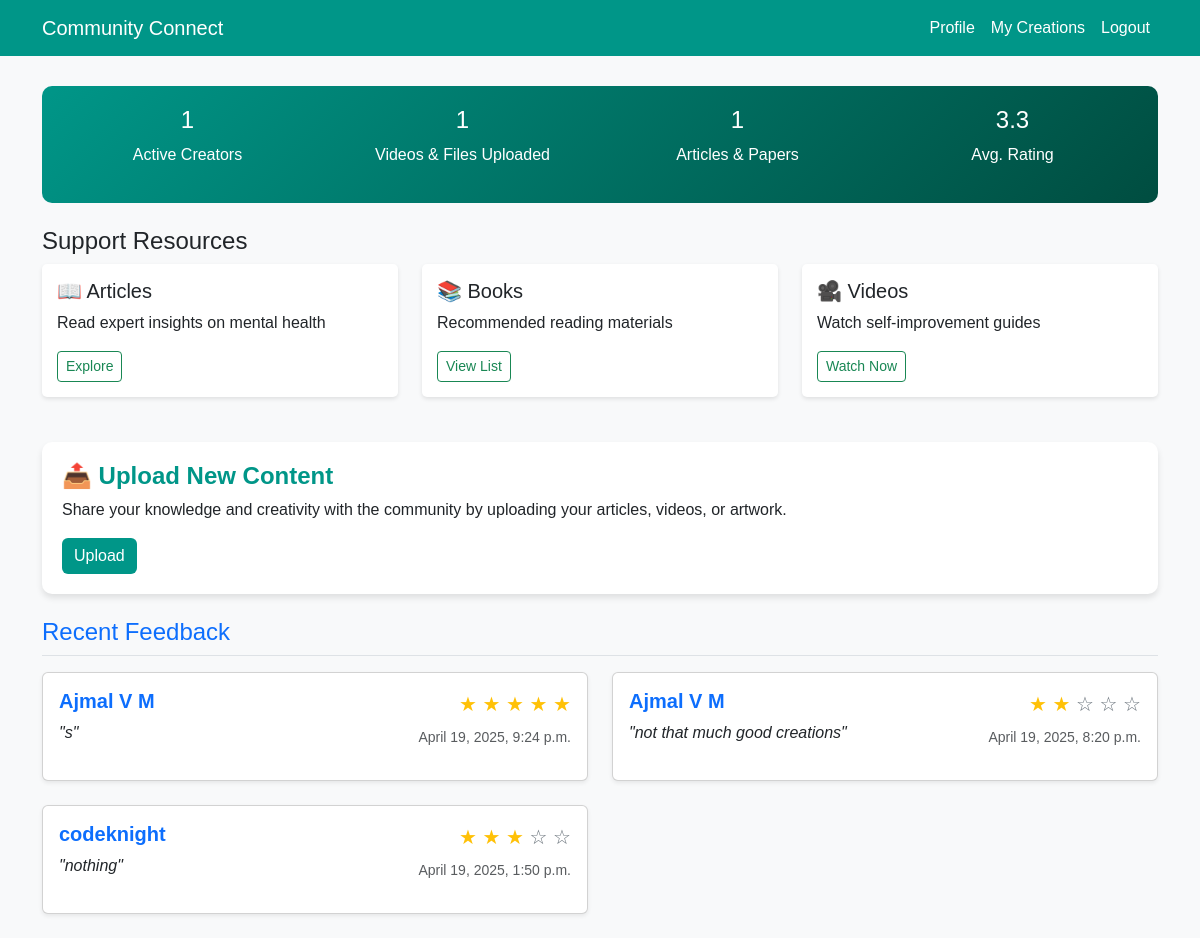
/creators/ (signed in), run on the app's committed database.
### com/models.py (models this page shows, shortened)
class Feedback(models.Model):
    description=models.TextField(max_length=50)
    rating=models.IntegerField()
    usser=models.ForeignKey(Reg,on_delete=models.CASCADE,null=True,blank=True)
    choice=models.CharField(max_length=50,null=True,blank=True)
    created_at= models.DateTimeField(auto_now=True)

class Reg(models.Model):
    name=models.CharField(max_length=30)
    email=models.EmailField(max_length=50,unique=True)
    passw=models.CharField(max_length=50)
    contact=models.CharField(max_length=10)
    age=models.CharField(max_length=5)
    location=models.CharField(max_length=50,default='India')
    image = models.ImageField(upload_to='images/', null=True, blank=True)
    genderchoice=(
        ('male','MALE'),
        ('female','FEMALE'),
        ('others','OTHERS')
    )
    gender=models.CharField(max_length=10,choices=genderchoice,null=True,blank=True)
    bloodgroupchoice=(
        ('A+','A+'),
        ('A-','A-'),
        ('B+','B+'),
        ('B-','B-'),
        ('AB+','AB+'),
        ('AB-','AB-'),
        ('O+','O+'),
        ('O-','O-'),
    )
    bloodgroup=models.CharField(max_length=5,choices=bloodgroupchoice,null=True,blank=True)

### com/views.py (the view)
# urls.py: path('creators/', views.creators, name='creators'),
def creators(request):
    if 'email' not in request.session:
        return redirect('modlogin')
    active_creators = Mod.objects.filter(
        category='creators and sharers',
        approval_status=True
    ).count()
    video_file_count = CreativeContent.objects.filter(
        content_type__in=['video', 'file', 'other']
    ).count()
    text_based_count = CreativeContent.objects.filter(
        content_type__in=['thought', 'research', 'article']
    ).count()
    feedback = Feedback.objects.filter(choice='creators and sharers').order_by('-created_at')[:5]
    average_rating = Feedback.objects.filter(choice='creators and sharers').aggregate(Avg('rating'))['rating__avg']
    average_rating = round(average_rating, 1) if average_rating is not None else "N/A"
    return render(request, 'creators.html', {
        'active_creators': active_creators,
        'video_file_count': video_file_count,
        'text_based_count': text_based_count,
        'feedback': feedback,
        'feedbackc': average_rating
    })

### com/templates/creators.html (shortened to what this page needs)
{% load static %}
<!DOCTYPE html>
<html lang="en">
<head>
    <link rel="stylesheet" href="https://cdn.jsdelivr.net/npm/bootstrap@5.3.0/dist/css/bootstrap.min.css">
</head>
<body>
    <nav class="navbar navbar-expand-lg">
        <div class="container">
            <a class="navbar-brand" href="#">Community Connect</a>
            <ul class="navbar-nav ms-auto">
                <li class="nav-item"><a class="nav-link" href="/modprofile/">Profile</a></li>
                <li class="nav-item"><a class="nav-link" href="/creator_view/">My Creations</a></li>
                <li class="nav-item"><a class="nav-link btn btn-danger text-white" href="/logout/">Logout</a></li>
            </ul>
        </div>
    </nav>
    <div class="container dashboard-container">
        <div class="quick-stats text-center">
            <div class="row">
                <div class="col-md-3">
                    <h4>{{ active_creators }}</h4>
                    <p>Active Creators</p>
                </div>
                <div class="col-md-3">
                    <h4>{{ video_file_count }}</h4>
                    <p>Videos & Files Uploaded</p>
                </div>
                <div class="col-md-3">
                    <h4>{{ text_based_count }}</h4>
                    <p>Articles & Papers</p>
                </div>
                <div class="col-md-3">
                    <h4>{{ feedbackc|floatformat:1 }}</h4>
                    <p>Avg. Rating</p>
                </div>
            </div>
        </div>
        <h4 class="mt-4">Support Resources</h4>
        <div class="row">
            <div class="col-md-4">
                <div class="resource-item">
                    <h5>📖 Articles</h5>
                    <p>Read expert insights on mental health</p>
                    <a href="/article/" class="btn btn-sm btn-outline-success">Explore</a>
                </div>
            </div>
            <div class="col-md-4">
                <div class="resource-item">
                    <h5>📚 Books</h5>
                    <p>Recommended reading materials</p>
                    <a href="/book/" class="btn btn-sm btn-outline-success">View List</a>
                </div>
            </div>
            <div class="col-md-4">
                <div class="resource-item">
                    <h5>🎥 Videos</h5>
                    <p>Watch self-improvement guides</p>
                    <a href="/video/" class="btn btn-sm btn-outline-success">Watch Now</a>
                </div>
            </div>
        </div>
        <div class="upload-section">
            <h4>📤 Upload New Content</h4>
            <p>Share your knowledge and creativity with the community by uploading your articles, videos, or artwork.</p>
            <form action="{% url 'post_creative_content' %}" method="POST" enctype="multipart/form-data">
                <button type="submit" class="btn btn-primary">Upload</button>
            </form>
        </div>
<h4 class="mt-4 mb-3 text-primary border-bottom pb-2">Recent Feedback</h4>
<div class="row">
    {% if feedback %}
        {% for feed in feedback %}
            <div class="col-md-6 mb-4">
                <div class="card shadow-sm h-100 p-3">
                    <div class="row align-items-start">
                        <div class="col-8">
                            <h5 class="text-primary fw-bold fs-5 mb-2">{{ feed.usser.name }}</h5>
                            <p class="text-dark fst-italic fs-6">"{{ feed.description }}"</p>
                        </div>
                        <div class="col-4 text-end">
                            <div class="mb-2 fs-5">
                                {% for i in "12345" %}
                                    {% if forloop.counter <= feed.rating %}
                                        <span class="text-warning">&#9733;</span>
                                    {% else %}
                                        <span class="text-secondary">&#9734;</span>
                                    {% endif %}
                                {% endfor %}
                            </div>
                            <p class="text-muted small">{{ feed.created_at }}</p>
                        </div>
                    </div>
                </div>
            </div>
        {% endfor %}
    {% else %}
        <div class="col-12 text-center">
            <strong class="text-muted">No ratings yet</strong>
        </div>
    {% endif %}
</div>
    </div>
</body>
</html>

### com/templates/creators.html (style rules this page uses)
body { background-color: #f8f9fa; font-family: 'Arial', sans-serif; }
.navbar { background-color: #009688; }
.navbar-brand, .nav-link { color: white !important; }
.dashboard-container { margin-top: 30px; }
.quick-stats { background: linear-gradient(135deg, #009688, #004d40); color: white; padding: 20px; border-radius: 10px; }
.resource-item, .session-card { padding: 15px; background-color: white; border-radius: 5px; box-shadow: 0 2px 4px rgba(0,0,0,0.1); margin-bottom: 15px; transition: all 0.3s ease; }
.upload-section { background: white; padding: 20px; border-radius: 10px; box-shadow: 0 4px 6px rgba(0,0,0,0.1); margin-top: 30px; }
.upload-section h4 { color: #009688; font-weight: bold; }
.upload-section .btn-primary { background-color: #009688; border: none; }

### data on the page
Feedback: usser.name "Ajmal V M", description "s", rating 5 (drawn), created_at "April 19, 2025, 9:24 p.m."
Feedback: usser.name "Ajmal V M", description "not that much good creations", rating 2 (drawn), created_at "April 19, 2025, 8:20 p.m."
Feedback: usser.name "codeknight", description "nothing", rating 3 (drawn), created_at "April 19, 2025, 1:50 p.m."

### other printed values
{{ active_creators }} "1"
{{ video_file_count }} "1"
{{ text_based_count }} "1"
{{ feedbackc|floatformat:1 }} "3.3"
